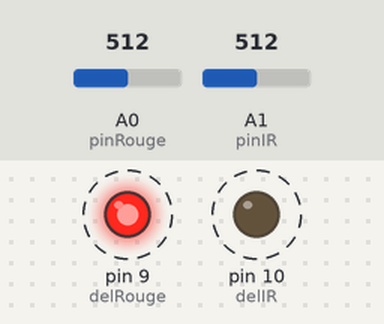
The sketch below on a simulated Arduino Uno, built with avr-gcc and run on an emulated ATmega328P. Shown: output pins drawn as LEDs (lit = HIGH). Dashed ring = blinking. The inputs (shaded band) are chosen by the test bench; at power-on: A0 (pinRouge) = 512, A1 (pinIR) = 512.

Above: at 0.5 s.
Timing chart, 0 to 4.6 s (numbered marks = the images above):
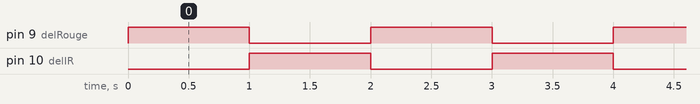

The sketch:

cours_1.ino
```cpp
int delayRouge = 1000;
int delayIR = 1000;

const int delRouge = 9;  // Pin pour DEL rouge
const int delIR = 10;     // Pin pour DEL IR
const int pinRouge = A0;
const int pinIR = A1;

const int nLoop = 500;   // Nombre de loops
int dataRouge[nLoop];
int dataIR[nLoop];


void setup() {
  // put your setup code here, to run once:

  Serial.begin(9600);

  pinMode(delRouge, OUTPUT);
  pinMode(delIR, OUTPUT);


    // Lire plus souvent le analog input? À chaque fois qu'on change la DEL qui s'allume?
    // Mettre le analogRead() au bon endroit.
    // Mettre allumage à chaque 0.5s et mettre petit délai entre?
    // Comment mettre en csv

  for (int i = 0; i < nLoop; i++) {
    // Allume DEL rouge
    digitalWrite(delRouge, HIGH);
    digitalWrite(delIR, LOW);
    delay(delayRouge); // Temps d'illumination
    dataRouge[i] = analogRead(pinRouge); // Lire plus souvent?

    // Allume DEL IR
    digitalWrite(delRouge, LOW);
    digitalWrite(delIR, HIGH);
    delay(delayIR); // Temps d'illumination
    dataIR[i] = analogRead(pinIR); // Mettre dans une autre liste?
  }

  // Print les données
  Serial.println("Rouge, IR");
  for (int i = 0; i < nLoop; i++) {
    Serial.print(dataRouge[i]);
    Serial.print(",");
    Serial.println(dataIR[i]);
  }
}


void loop() {

}
```

Measured:
- by itself, pin 9 (delRouge), pin 10 (delIR): alternates HIGH for 1.0 s and LOW for 1.0 s
